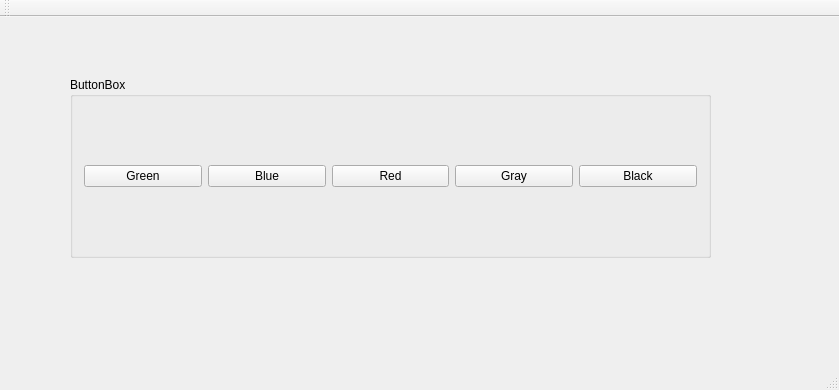
<?xml version="1.0" encoding="UTF-8"?>
<ui version="4.0">
 <class>MainWindow</class>
 <widget class="QMainWindow" name="MainWindow">
  <property name="geometry">
   <rect>
    <x>0</x>
    <y>0</y>
    <width>839</width>
    <height>390</height>
   </rect>
  </property>
  <property name="windowTitle">
   <string>MainWindow</string>
  </property>
  <widget class="QWidget" name="centralWidget">
   <widget class="QGroupBox" name="groupBox">
    <property name="geometry">
     <rect>
      <x>70</x>
      <y>60</y>
      <width>641</width>
      <height>181</height>
     </rect>
    </property>
    <property name="title">
     <string>ButtonBox</string>
    </property>
    <layout class="QHBoxLayout" name="horizontalLayout">
     <item>
      <widget class="QPushButton" name="pushButton">
       <property name="text">
        <string>Green</string>
       </property>
      </widget>
     </item>
     <item>
      <widget class="QPushButton" name="pushButton_2">
       <property name="text">
        <string>Blue</string>
       </property>
      </widget>
     </item>
     <item>
      <widget class="QPushButton" name="pushButton_3">
       <property name="text">
        <string>Red</string>
       </property>
      </widget>
     </item>
     <item>
      <widget class="QPushButton" name="pushButton_4">
       <property name="text">
        <string>Gray</string>
       </property>
      </widget>
     </item>
     <item>
      <widget class="QPushButton" name="pushButton_5">
       <property name="text">
        <string>Black</string>
       </property>
      </widget>
     </item>
    </layout>
   </widget>
  </widget>
  <widget class="QMenuBar" name="menuBar">
   <property name="geometry">
    <rect>
     <x>0</x>
     <y>0</y>
     <width>839</width>
     <height>25</height>
    </rect>
   </property>
  </widget>
  <widget class="QToolBar" name="mainToolBar">
   <attribute name="toolBarArea">
    <enum>TopToolBarArea</enum>
   </attribute>
   <attribute name="toolBarBreak">
    <bool>false</bool>
   </attribute>
  </widget>
  <widget class="QStatusBar" name="statusBar"/>
 </widget>
 <layoutdefault spacing="6" margin="11"/>
 <resources/>
 <connections/>
</ui>
